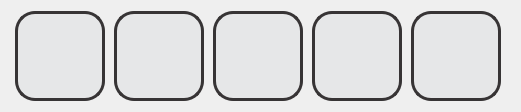
  <widget class="QWidget" name="layoutWidget">
   <property name="geometry">
    <rect>
     <x>725</x>
     <y>115</y>
     <width>521</width>
     <height>102</height>
    </rect>
   </property>
   <layout class="QHBoxLayout" name="horizontalLayout_2">
    <property name="spacing">
     <number>5</number>
    </property>
    <item>
     <widget class="QPushButton" name="freq1Button">
      <property name="sizePolicy">
       <sizepolicy hsizetype="Fixed" vsizetype="Fixed">
        <horstretch>0</horstretch>
        <verstretch>0</verstretch>
       </sizepolicy>
      </property>
      <property name="minimumSize">
       <size>
        <width>90</width>
        <height>90</height>
       </size>
      </property>
      <property name="styleSheet">
       <string notr="true">background-image: url(:/frequencies/resources/freq1_90_90.png);
background-repeat:no-repeat;
background-position: center center;
background-color: rgb(230, 231, 232);
border-radius: 20px;
border:3px solid rgb(55, 52, 53);</string>
      </property>
      <property name="text">
       <string/>
      </property>
     </widget>
    </item>
    <item>
     <widget class="QPushButton" name="freq2Button">
      <property name="sizePolicy">
       <sizepolicy hsizetype="Fixed" vsizetype="Fixed">
        <horstretch>0</horstretch>
        <verstretch>0</verstretch>
       </sizepolicy>
      </property>
      <property name="minimumSize">
       <size>
        <width>90</width>
        <height>90</height>
       </size>
      </property>
      <property name="styleSheet">
       <string notr="true">background-image: url(:/frequencies/resources/freq2_90_90.png);
background-repeat:no-repeat;
background-position: center center;
background-color: rgb(230, 231, 232);
border-radius: 20px;
border:3px solid rgb(55, 52, 53);</string>
      </property>
      <property name="text">
       <string/>
      </property>
     </widget>
    </item>
    <item>
     <widget class="QPushButton" name="freq3Button">
      <property name="sizePolicy">
       <sizepolicy hsizetype="Fixed" vsizetype="Fixed">
        <horstretch>0</horstretch>
        <verstretch>0</verstretch>
       </sizepolicy>
      </property>
      <property name="minimumSize">
       <size>
        <width>90</width>
        <height>90</height>
       </size>
      </property>
      <property name="styleSheet">
       <string notr="true">background-image: url(:/frequencies/resources/freq3_90_90.png);
background-repeat:no-repeat;
background-position: center center;
background-color: rgb(230, 231, 232);
border-radius: 20px;
border:3px solid rgb(55, 52, 53);</string>
      </property>
      <property name="text">
       <string/>
      </property>
     </widget>
    </item>
    <item>
     <widget class="QPushButton" name="freq4Button">
      <property name="sizePolicy">
       <sizepolicy hsizetype="Fixed" vsizetype="Fixed">
        <horstretch>0</horstretch>
        <verstretch>0</verstretch>
       </sizepolicy>
      </property>
      <property name="minimumSize">
       <size>
        <width>90</width>
        <height>90</height>
       </size>
      </property>
      <property name="styleSheet">
       <string notr="true">background-image: url(:/frequencies/resources/freq4_90_90.png);
background-repeat:no-repeat;
background-position: center center;
background-color: rgb(230, 231, 232);
border-radius: 20px;
border:3px solid rgb(55, 52, 53);</string>
      </property>
      <property name="text">
       <string/>
      </property>
     </widget>
    </item>
    <item>
     <widget class="QPushButton" name="freq5Button">
      <property name="sizePolicy">
       <sizepolicy hsizetype="Fixed" vsizetype="Fixed">
        <horstretch>0</horstretch>
        <verstretch>0</verstretch>
       </sizepolicy>
      </property>
      <property name="minimumSize">
       <size>
        <width>90</width>
        <height>90</height>
       </size>
      </property>
      <property name="styleSheet">
       <string notr="true">background-image: url(:/frequencies/resources/freq5_90_90.png);
background-repeat:no-repeat;
background-position: center center;
background-color: rgb(230, 231, 232);
border-radius: 20px;
border:3px solid rgb(55, 52, 53);</string>
      </property>
      <property name="text">
       <string/>
      </property>
     </widget>
    </item>
   </layout>
  </widget>
